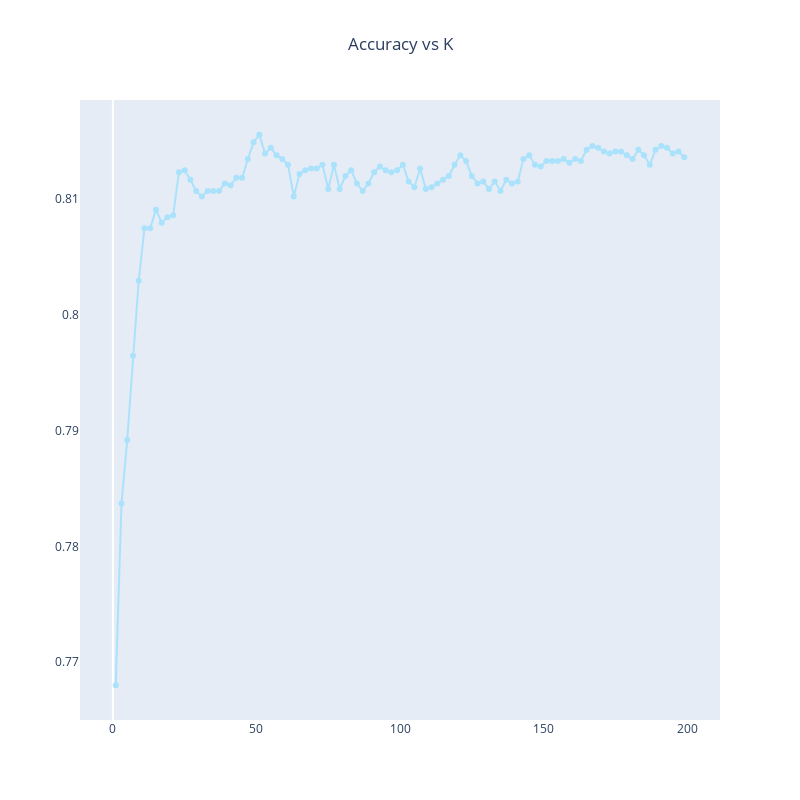

Write notebook code for a chart like this one.
### Code cell
fig = go.Figure()
fig.add_trace(
    go.Scatter(
        x=[i[0] for i in l],
        y=[i[1] for i in l],
        mode="lines+markers",
        marker_color="rgb(171, 226, 251)",
    )
)
fig.update_layout(
    title="Accuracy vs K",
    title_x=0.5,
    width=800,
    height=800,
    xaxis_showgrid=False,
    yaxis_showgrid=False,
)
fig.show()
